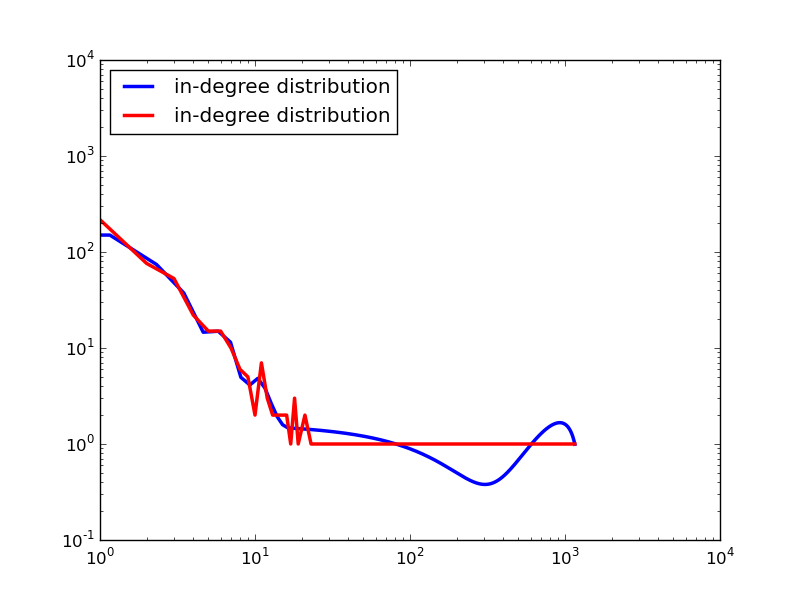

Here is the Python script that generated this plot:
#from scipy import interpolate
import numpy as np
from scipy.interpolate import UnivariateSpline

import matplotlib
matplotlib.use('Agg')
import matplotlib.pyplot as plt
import networkx as nx

def InOut_degrees (M):
    print("indegrees "+str(sorted(M.in_degree().values())))
    indegrees = {}
    outdegrees = {}
    for n in M.nodes():
        i = M.in_degree(n) 
        if i not in indegrees:
            indegrees[i] = 0 
        indegrees[i] += 1
        
        o = M.out_degree(n)
        if o not in outdegrees:
            outdegrees[o]=0
        outdegrees[o]+=1
    return sorted(indegrees.items()), sorted(outdegrees.items())
    #return [(deg, number_of_nodes) for deg

n = 2000
M = nx.scale_free_graph(n)
indeg, oudeg = InOut_degrees (M)


#print ("max in = "+str(max(indeg))+"\nmax ou = "+str(max(oudeg)))

#plt.figure(figsize=(8, 6), dpi=80)
#plt.subplot(1, 1, 1)
degree = [x for (x,y) in indeg]
num_of_nodes = [y for (x,y) in indeg]
print (str(degree)+"\n"+str(num_of_nodes))

spl = UnivariateSpline(degree, num_of_nodes)
newx = np.linspace(min(degree), max(degree), 1000)
plt.plot(newx, spl(newx), color="blue",  linewidth=2.5, linestyle="-", label="in-degree distribution")
plt.plot(degree,num_of_nodes, color="red",  linewidth=2.5, linestyle="-", label="in-degree distribution")
degree = [x for (x,y) in oudeg]
num_of_nodes = [y for (x,y) in oudeg]
#plt.plot(degree, num_of_nodes, color="green", linewidth=2.5, linestyle="-", label="out-degree distribution")

plt.legend(loc='upper left')
plt.yscale('log')
plt.xscale('log')
plt.savefig("myplt.png")
